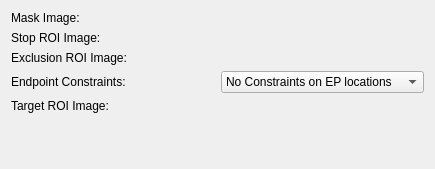
     <widget class="QWidget" name="page_constraints">
      <property name="geometry">
       <rect>
        <x>0</x>
        <y>0</y>
        <width>435</width>
        <height>169</height>
       </rect>
      </property>
      <attribute name="label">
       <string>ROI Constraints</string>
      </attribute>
      <attribute name="toolTip">
       <string>Specify various ROI and mask images to constrain the tractography process.</string>
      </attribute>
      <layout class="QGridLayout" name="gridLayout">
       <item row="0" column="0">
        <widget class="QLabel" name="label_7">
         <property name="toolTip">
          <string/>
         </property>
         <property name="text">
          <string>Mask Image:</string>
         </property>
        </widget>
       </item>
       <item row="3" column="1">
        <widget class="QComboBox" name="m_EpConstraintsBox">
         <property name="toolTip">
          <string>Select which fibers should be accepted or rejected based on the location of their endpoints.</string>
         </property>
         <property name="sizeAdjustPolicy">
          <enum>QComboBox::AdjustToMinimumContentsLength</enum>
         </property>
         <item>
          <property name="text">
           <string>No Constraints on EP locations</string>
          </property>
         </item>
         <item>
          <property name="text">
           <string>Both EPs in Target Image</string>
          </property>
         </item>
         <item>
          <property name="text">
           <string>Both EPs in Target Image But Different Label</string>
          </property>
         </item>
         <item>
          <property name="text">
           <string>One EP in Seed Image and One EP in Target Image</string>
          </property>
         </item>
         <item>
          <property name="text">
           <string>At Least One EP in Target Image</string>
          </property>
         </item>
         <item>
          <property name="text">
           <string>Exactly One EP in Target Image</string>
          </property>
         </item>
         <item>
          <property name="text">
           <string>No EP in Target Image</string>
          </property>
         </item>
        </widget>
       </item>
       <item row="3" column="0">
        <widget class="QLabel" name="label_10">
         <property name="toolTip">
          <string/>
         </property>
         <property name="text">
          <string>Endpoint Constraints:</string>
         </property>
        </widget>
       </item>
       <item row="1" column="0">
        <widget class="QLabel" name="label_9">
         <property name="toolTip">
          <string/>
         </property>
         <property name="text">
          <string>Stop ROI Image:</string>
         </property>
        </widget>
       </item>
       <item row="2" column="0">
        <widget class="QLabel" name="label_11">
         <property name="toolTip">
          <string/>
         </property>
         <property name="text">
          <string>Exclusion ROI Image:</string>
         </property>
        </widget>
       </item>
       <item row="4" column="0">
        <widget class="QLabel" name="m_TargetImageLabel">
         <property name="toolTip">
          <string/>
         </property>
         <property name="text">
          <string>Target ROI Image:</string>
         </property>
        </widget>
       </item>
       <item row="6" column="0">
        <spacer name="verticalSpacer_6">
         <property name="orientation">
          <enum>Qt::Vertical</enum>
         </property>
         <property name="sizeHint" stdset="0">
          <size>
           <width>20</width>
           <height>40</height>
          </size>
         </property>
        </spacer>
       </item>
       <item row="0" column="1">
        <widget class="QmitkSingleNodeSelectionWidget" name="m_MaskImageSelectionWidget" native="true"/>
       </item>
       <item row="1" column="1">
        <widget class="QmitkSingleNodeSelectionWidget" name="m_StopImageSelectionWidget" native="true"/>
       </item>
       <item row="2" column="1">
        <widget class="QmitkSingleNodeSelectionWidget" name="m_ExclusionImageSelectionWidget" native="true"/>
       </item>
       <item row="4" column="1">
        <widget class="QmitkSingleNodeSelectionWidget" name="m_TargetImageSelectionWidget" native="true"/>
       </item>
      </layout>
     </widget>
